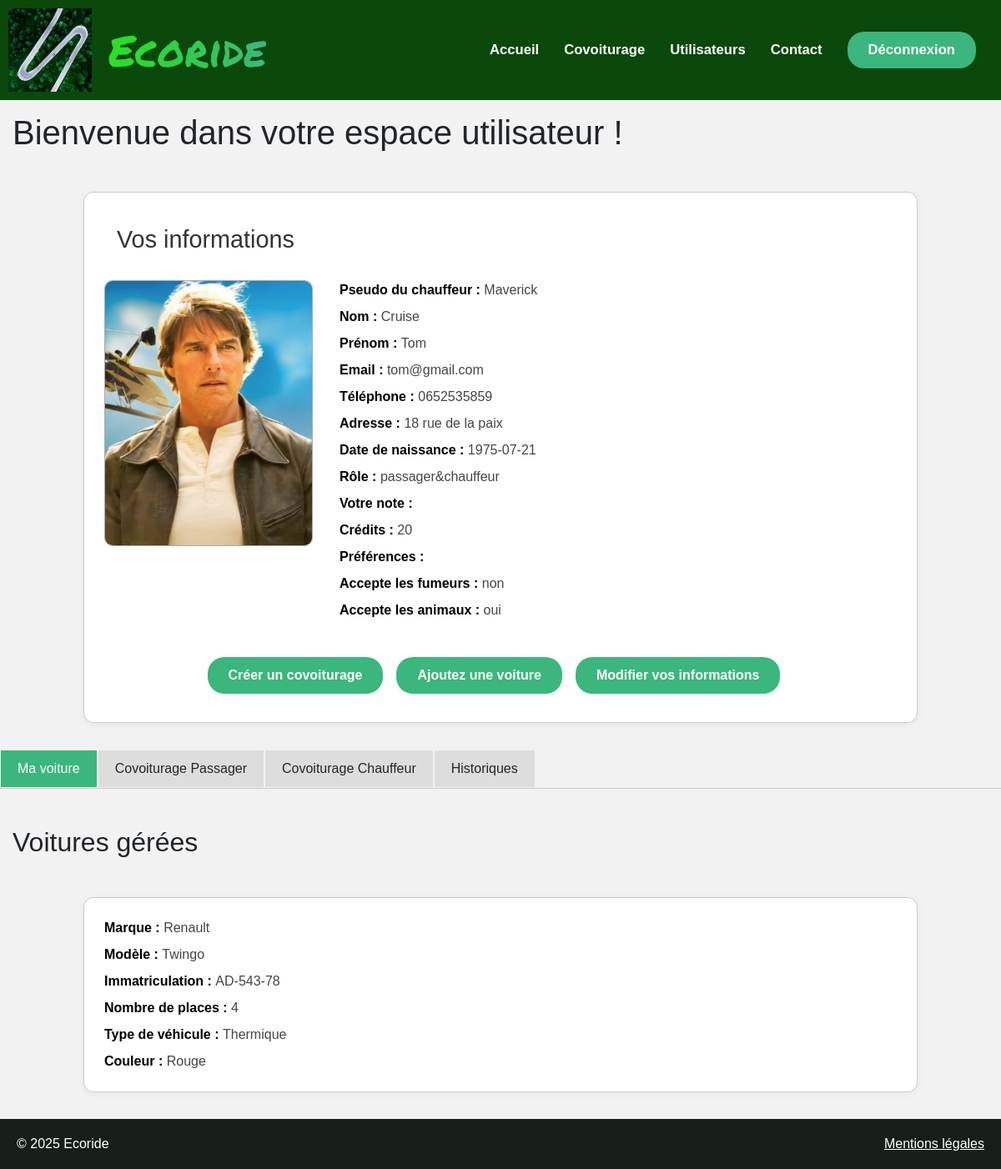
/views/User_space.php (signed in), run on the app's committed database.
### tables this page shows
CREATE TABLE `utilisateur` (
  `utilisateur_id` int(11) NOT NULL,
  `nom` varchar(50) NOT NULL,
  `prenom` varchar(50) NOT NULL,
  `email` varchar(50) NOT NULL,
  `password` varchar(255) DEFAULT NULL,
  `telephone` varchar(50) NOT NULL,
  `adresse` varchar(50) NOT NULL,
  `date_naissance` varchar(50) NOT NULL,
  `photo` blob DEFAULT NULL,
  `pseudo` varchar(50) NOT NULL,
  `parametre` varchar(10) DEFAULT 'valide',
  `credit` int(11) DEFAULT NULL,
  `note` decimal(3,2) DEFAULT NULL,
  `role` varchar(50) DEFAULT NULL,
  `preferences` varchar(1000) DEFAULT NULL,
  `animal` varchar(3) DEFAULT NULL,
  `fumeur` varchar(3) DEFAULT NULL,
  `compte_employee` varchar(10) DEFAULT NULL
);

CREATE TABLE `voiture` (
  `voiture_id` int(11) NOT NULL,
  `modele` varchar(50) NOT NULL,
  `immatriculation` varchar(50) NOT NULL,
  `energie` varchar(50) NOT NULL,
  `couleur` varchar(50) NOT NULL,
  `date_premiere_immatriculation` varchar(50) NOT NULL,
  `marque` varchar(50) DEFAULT NULL,
  `nb_place_voiture` int(4) DEFAULT NULL
);

### controllers/UserController.php (called while the page is built, shortened)
<?php
class UserController {
    private $modeluser;
    public function __construct(ModelUser $modeluser) {
        $this->modeluser = $modeluser;
    }
    public function getUserInformationFromDatabase($email) {
        return $this->modeluser->getUserInformation($email);
    }
}

### models/ModelUser.php (called while the page is built, shortened)
<?php
class ModelUser {
    private PDO $db;
    public function __construct() {
        $this->db = new PDO('mysql:host=localhost;dbname=ecoride', 'root', '');
    }
    public function getUserInformation($email) {
        $stmt = $this->db->prepare("SELECT utilisateur.*,voiture.*, covoiturage.*, utilisateur_possede_voiture.id_voiture_possede_utilisateur, voiture_utilise_covoiturage.id_covoiturage_utilise_voiture FROM utilisateur
        LEFT JOIN utilisateur_possede_voiture ON utilisateur_possede_voiture.id_utilisateur_possede_voiture = utilisateur.utilisateur_id
        LEFT JOIN voiture ON utilisateur_possede_voiture.id_voiture_possede_utilisateur = voiture.voiture_id
        LEFT JOIN voiture_utilise_covoiturage ON voiture_utilise_covoiturage.id_voiture_utilise_covoiturage = voiture.voiture_id
        LEFT JOIN covoiturage ON voiture_utilise_covoiturage.id_covoiturage_utilise_voiture = covoiturage.covoiturage_id
        LEFT JOIN utilisateur_participe_covoiturage ON utilisateur.utilisateur_id = utilisateur_participe_covoiturage.id_utilisateur
        WHERE email = :email");
        $stmt->bindValue(':email', $email);
        $stmt->execute();
        return $stmt->fetchAll(PDO::FETCH_ASSOC);
    }
}

### views/User_space.php (the view, shortened to what this page needs)
<?php
require_once 'header.php';
?>
<!DOCTYPE html>
<html lang="fr">
<head>
    <link href="../css/style.css" rel="stylesheet">
</head>
<body>
<?php
require_once 'header.php';
?>
<?php
require_once '../models/ModelUser.php';
require_once '../controllers/UserController.php';
$modeluser = new ModelUser();
$userController = new UserController($modeluser);
$resultats=$userController->getUserInformationFromDatabase($_SESSION['user']['email']);
echo '<section class="user-space">';
    echo '<h1>Bienvenue dans votre espace utilisateur !</h1>';
            if (is_array($resultats)&&count($resultats)>0) {
                $utilisateur=$resultats[0] ;
            echo '<div class="user-info">';
            echo '<h2>Vos informations</h2>';
            echo '<div class="user-info-content">';
            echo '<div class="user-photo">';
            echo '<img src="../uploads/' . htmlspecialchars($utilisateur['photo']) . '" alt="Photo de ' . htmlspecialchars($utilisateur['pseudo']) . '" width="auto" height="300">';
            echo '</div>';
            echo '<div class="user-details">';
            echo '<p><strong>Pseudo du chauffeur : </strong>' . htmlspecialchars($utilisateur['pseudo']) . '</p>';
            echo '<p><strong>Nom : </strong>' . htmlspecialchars($utilisateur['nom']) . '</p>';
            echo '<p><strong>Prénom : </strong>' . htmlspecialchars($utilisateur['prenom']) . '</p>';
            echo '<p><strong>Email : </strong>' . htmlspecialchars($utilisateur['email']) . '</p>';
            echo '<p><strong>Téléphone : </strong>' . htmlspecialchars($utilisateur['telephone']) . '</p>';
            echo '<p><strong>Adresse : </strong>' . htmlspecialchars($utilisateur['adresse']) . '</p>';
            echo '<p><strong>Date de naissance : </strong>' . htmlspecialchars($utilisateur['date_naissance']) . '</p>';
            echo '<p><strong>Rôle : </strong>' . htmlspecialchars($utilisateur['role']) . '</p>';
            echo '<p><strong>Votre note : </strong>' .  $utilisateur['note'] . '</p>';
            echo '<p><strong>Crédits : </strong>' .  $utilisateur['credit'] . '</p>';
            echo '<p><strong>Préférences : </strong>' .  $utilisateur['preferences'] . '</p>';
            echo '<p><strong>Accepte les fumeurs : </strong>' .  $utilisateur['fumeur'] . '</p>';
            echo '<p><strong>Accepte les animaux : </strong>' .  $utilisateur['animal'] . '</p>';
            echo '</div>';
            echo '</div>';
            echo '<div class="user-actions">';
            if ($utilisateur['role'] == 'chauffeur' || $utilisateur['role'] == 'passager&chauffeur') {
                echo '<div class="button-container">';
                echo '<button class="button" onclick="window.location.href=\'creation_carpool.php\'">Créer un covoiturage</button>';
                echo '<button class="button" onclick="window.location.href=\'AjoutVoiture.php\'">Ajoutez une voiture</button>';
                echo '<button class="button" onclick="window.location.href=\'Modify_user_information.php \'">Modifier vos informations</button>';
                echo '</div>';
            }
            echo '</div>';
            echo '</div>';
            echo '<div class="onglets-container">';
                echo '<div class="onglets-barre">';
                    echo '<button class="onglet-btn actif" data-cible="voiture">Ma voiture</button>';
                    echo '<button class="onglet-btn" data-cible="passager">Covoiturage Passager</button>';
                    echo '<button class="onglet-btn" data-cible="chauffeur">Covoiturage Chauffeur</button>';
                    echo '<button class="onglet-btn" data-cible="historiques">Historiques</button>';
                echo '</div>';
                echo '<hr class="onglet-separator">';
                echo '<div class="contenus-onglets">';
                echo '<div id="contenu-voiture" class="contenu actif">';
                    $voituresAffichees = [];
                    foreach ($resultats as $voiture) {
                        $idVoiture = $voiture['id_voiture_possede_utilisateur'];
                        if ($idVoiture !== null && !isset($voituresAffichees[$idVoiture])) {
                            $voituresAffichees[$idVoiture] = $voiture;
                        }
                    }
                    if (!empty($voituresAffichees)) {
                        echo '<h2>Voitures gérées</h2>';
                        foreach ($voituresAffichees as $voiture) {
                            echo '<div class="voiture-info">';
                            echo '<div class="voiture-details">';
                            echo '<p><strong>Marque : </strong>' . htmlspecialchars($voiture['marque']) . '</p>';
                            echo '<p><strong>Modèle : </strong>' . htmlspecialchars($voiture['modele']) . '</p>';
                            echo '<p><strong>Immatriculation : </strong>' . htmlspecialchars($voiture['immatriculation']) . '</p>';
                            echo '<p><strong>Nombre de places : </strong>' . htmlspecialchars($voiture['nb_place_voiture']) . '</p>';
                            echo '<p><strong>Type de véhicule : </strong>' . htmlspecialchars($voiture['energie']) . '</p>';
                            echo '<p><strong>Couleur : </strong>' . htmlspecialchars($voiture['couleur']) . '</p>';
                            echo '</div>';
                            echo '</div>';
                        }
                    } else {
                        echo '<p class="ajustement2">Aucune voiture gérée actuellement.</p>';
                    }
                echo '</div>';
            }
                echo '</div>';
            echo '</div>';
echo '</section>';
require_once 'footer.php';
?>
</body>
</html>

### views/header.php (shortened to what this page needs)
<!DOCTYPE html5>
<html lang="fr">
    <head>
        <link href="../css/style.css" rel="stylesheet">
        <link href="https://cdn.jsdelivr.net/npm/bootstrap@5.3.3/dist/css/bootstrap.min.css" rel="stylesheet">
    </head>
    <body>
        <header>
            <div class="header_content">
    <div class="logo">
        <a href="Page_accueil.php"><img src="../img/Logo.png" alt="logo" width="100" height="100"></a>
        <p>Ecoride</p>
    </div>
    <nav>
        <ul class="menu">
            <li><a href="Page_accueil.php">Accueil</a></li>
            <li><a href="carpool_list.php">Covoiturage</a></li>
            <li><a href="User_space.php">Utilisateurs</a></li>
            <li><a href="Vue_contact.php">Contact</a></li>
            <li>
                <?php if(isset($_SESSION['user'])): ?>
                    <button type="button" class="button" onclick="window.location.href='logout.php'"><a href="logout.php">Déconnexion</a></button>
                <?php else: ?>
                    <button type="button" class="button" onclick="window.location.href='login.php'"><a href="login.php">Connexion</a></button>
                <?php endif; ?>
            </li>
        </ul>
    </nav>
</div>
        </header>
    </body>
</html>

### views/footer.php (shortened to what this page needs)
<!DOCTYPE html5>
<html lang="fr">
    <head>
        <link href="../css/style.css" rel="stylesheet">
        <link href="https://cdn.jsdelivr.net/npm/bootstrap@5.3.3/dist/css/bootstrap.min.css" rel="stylesheet">
    </head>
    <body>
<footer>
        <div>
            <p>© 2025 Ecoride</p>
        </div>
        <div>
            <a href="" rel="">Mentions légales</a>
        </div>
    </footer>
    </body>
</html>

### css/style.css (style rules this page uses)
* { padding: 0; margin: 0; box-sizing: border-box; line-height: inherit; color: inherit; font: inherit; font-family: Verdana, Geneva, Tahoma, sans-serif; }
html, body { height: 100%; margin: 0; padding: 0; }
body { display: flex; flex-direction: column; min-height: 100vh; }
section { flex: 1; background-color: #F2F2F2; }
.menu a { cursor: pointer; text-decoration: none !important; font-weight: 600; color :white !important; }
ul, ol { list-style: none; }
h1,h2 { padding: 15px; }
.header_content { background-color: #0B480B; display: flex; align-items: center; padding: 10px; justify-content: space-between; font-size: 1.3em; }
.header_content .logo p { font-size: 2.5em; padding: 0; margin: 0; font-family: 'Permanent Marker', cursive; background: linear-gradient(to right, rgb(40, 226, 33), rgb(59, 182, 125)); background-clip: text; -webkit-background-clip: text; -webkit-text-fill-color: transparent; }
.logo { display: flex; align-items: center; gap: 20px; }
.menu { display: flex; align-items: center; gap: 30px; font-size: 0.8em; margin: 10px; padding: 10px; }
.button { background-color: rgb(59, 182, 125); border-radius: 20px; border: none; cursor: pointer; padding: 10px 25px; color: white; font-weight: 600; transition: all 0.2s ease; }
.button a { color: white !important; font-weight: 600; }
footer { display: flex; justify-content: space-between; align-items: center; padding: 20px; background-color: #181F1A; height: 60px; }
footer div { display: flex; align-items: center; height: 100%; }
footer div p { margin: 0; line-height: 1; display: flex; align-items: center; height: 100%; color:white }
footer div a { color: white !important; display: flex; align-items: center; }
.user-space { background-color: #F2F2F2; }
.user-info { background-color: #ffffff; border: 1px solid #ccc; border-radius: 12px; padding: 1.5rem; margin: 2rem auto; max-width: 1000px; box-shadow: 0 2px 8px rgba(0,0,0,0.05); }
.user-info h2 { margin-bottom: 1rem; font-size: 1.8rem; color: #333; }
.user-info-content { display: flex; gap: 2rem; flex-wrap: wrap; }
.user-photo img { height: auto; max-width: 250px; border-radius: 10px; border: 1px solid #aaa; }
.user-details { flex: 1; display: flex; flex-direction: column; gap: 0.5rem; }
.user-details p { margin: 0; font-size: 1rem; color: #444; }
.user-details strong { color: #000; }
.user-actions { margin-top: 1.5rem; display: flex; justify-content: center }
.user-actions button { margin-right: 1rem; }
.voiture-info { background-color: #ffffff; border: 1px solid #ccc; border-radius: 12px; padding: 1.5rem; margin: 2rem auto; max-width: 1000px; box-shadow: 0 2px 8px rgba(0, 0, 0, 0.05); }
.voiture-details { display: flex; flex-direction: column; gap: 0.5rem; }
.voiture-details p { margin: 0; font-size: 1rem; color: #444; }
.voiture-details strong { color: #000; }
.onglets-barre { display: flex; margin-bottom: 0px; }
.onglet-btn { padding: 10px 20px; cursor: pointer; border:#F2F2F2 1px solid; background-color: #ddd; transition: background-color 0.3s; }
.onglet-btn.actif { background-color: rgb(59, 182, 125); color: white; }
.contenus-onglets .contenu { display: none; }
.contenus-onglets .contenu.actif { display: block; }
.onglet-separator { border: none; height: 1px; background-color: #474747; width: 100%; margin: 0; margin-bottom: 30px; ; }
.button-container { display: flex; justify-content: center; margin-top: 20px; width: 100%; margin-bottom : 10px; }
.button a { color: white !important; text-decoration: none; }

### data on the page
utilisateur: photo (picture), pseudo "Maverick", nom "Cruise", prenom "Tom", email "tom@gmail.com", telephone "0652535859", adresse "18 rue de la paix", date_naissance "1975-07-21", role "passager&chauffeur", credit "20", fumeur "non", animal "oui", voiture.marque "Renault", voiture.modele "Twingo", voiture.immatriculation "AD-543-78", voiture.nb_place_voiture "4", voiture.energie "Thermique", voiture.couleur "Rouge"
